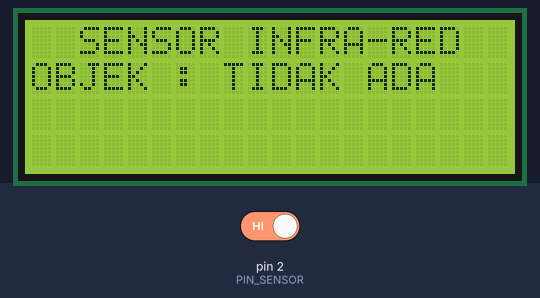
A sketch run on a simulated Arduino Uno, built with avr-gcc and run on an emulated ATmega328P. Shown: 20×4 character LCD. The test bench sets the inputs (shaded band); at power-on: pin 2 (PIN_SENSOR) HIGH. What the sketch prints to the serial monitor is not drawn.

Above: at 1.2 s.
1.3 s: pin 2 (PIN_SENSOR) driven LOW
At 2.6 s:
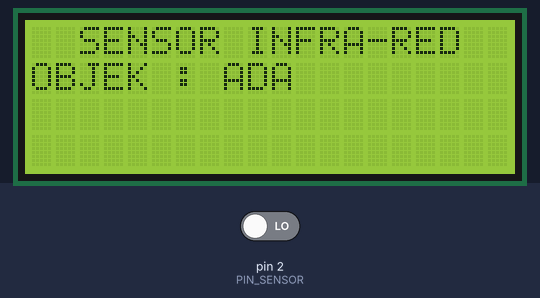
2.9 s: pin 2 (PIN_SENSOR) driven HIGH
At 3.5 s:
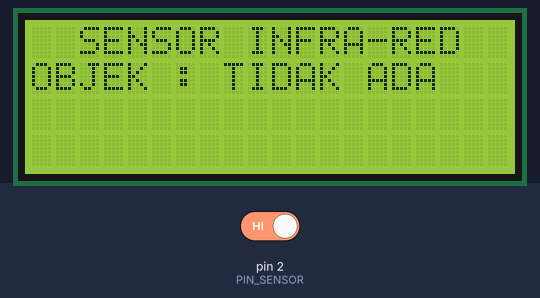
Timing chart, 0 to 5.9 s (numbered marks = the images above; inputs shaded):
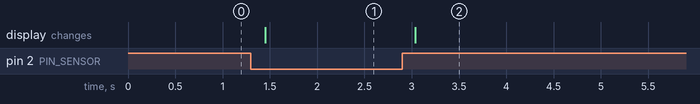

The sketch:

IR_Sensor.ino
```cpp
#include <Wire.h>
#include <LiquidCrystal_I2C.h>

#define TAMPIL_SERIAL true
#define PIN_SENSOR 2

LiquidCrystal_I2C lcd(0x27, 20, 4); // Alamat I2C, Kolom, Baris

bool condition = false;

void setup() {
  pinMode(PIN_SENSOR, INPUT_PULLUP);
#if TAMPIL_SERIAL //////
  Serial.begin(9600);
  Serial.println("STARTED");
#endif  ///////////////

  lcd.init();
  lcd.backlight();
  lcd.clear();

  lcd.setCursor(2, 0);
  lcd.print("SENSOR INFRA-RED");
  lcd.setCursor(0, 1);
  lcd.print("OBJEK : ");
}

void loop() {
  condition = digitalRead(PIN_SENSOR);

  if (!condition) { // JIKA ADA OBJEK TERDETEKSI
#if TAMPIL_SERIAL //////
    Serial.print("OBJEK : ");
    Serial.println("ADA");
#endif  ///////////////
    lcd.setCursor(8, 1);
    lcd.print("          ");
    lcd.setCursor(8, 1);
    lcd.print("ADA");
  } else {  // JIKA TIDAK ADA OBJEK TERDETEKSI
#if TAMPIL_SERIAL //////
    Serial.print("OBJEK : ");
    Serial.println("TIDAK ADA");
#endif  ///////////////
    lcd.setCursor(8, 1);
    lcd.print("          ");
    lcd.setCursor(8, 1);
    lcd.print("TIDAK ADA");
  }
  delay(250);
}
```

Measured:
- after the input at 1.3 s, the display: changes after 0.15 s (image 1)
- after the input at 2.9 s, the display: changes after 0.14 s (image 2)
